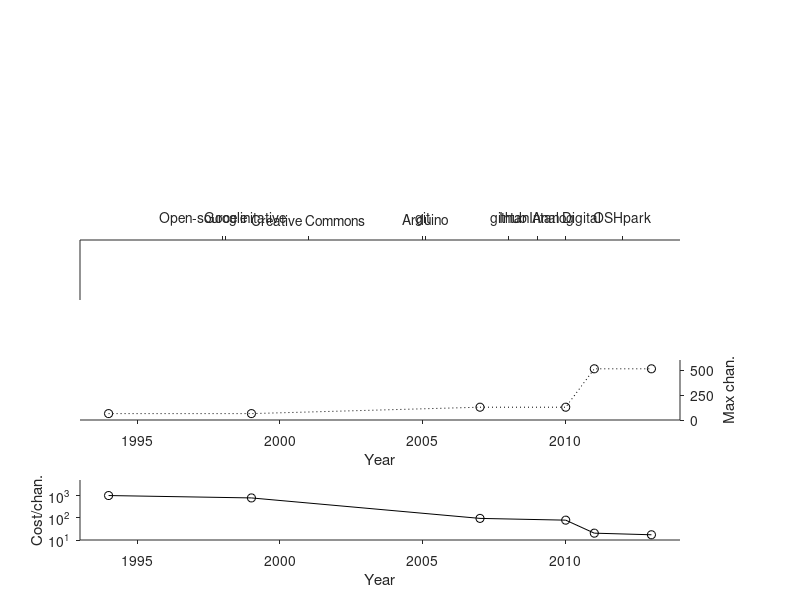

This chart was generated by the following MATLAB code: (Note: this script raises an error after producing the figure.)
% Jon Newman
% A contextual timeline for multichannel open source ephuys projects

% Open source options
sys             = {'AD'         'MB'        'NR'           'AE'        'OE'         'PG'};
time            = [1994         1999        2007           2010        2011         2013];
cost            = [64e3         50e3        9e3            10e3        2600         550 ];  % I'm not sure if these are correct. For instance, AE uses Neuralynx amps right - I would imagine those are not cheap for 128 chans.
chan_atcost     = [64           64          96             128         128          32  ];
max_chan        = [64           64          128            128         512          512 ]; % Technically A/D PG and OE don't have maxs, because they can be daisy-chained. NR is limited by the number of PCI slots available on average PC. Not sure about AE. 

% Other events

% Git introduced, 2005
% Github, 2008
% Intan chips introduced, 2009
% Linux introduced, 1991
% Arduino, 2005
% OSH park accepts outside orders, 2012 (source: @Laen)
% Google opens, 1998
% Creative commons, 2001
% Open source initiative, 1998
% Free software movement started by Richard Stallman, 1983
% Free software foundation formed, 1985

ev      = {'FSF'    'linux'  'Open-source initative' 'Google'       'Creative Commons'      'git'       'Arduino'   'github'    'OSHpark'   'Intan Analog'  'Intan Digital'};
ev_time = [1985     1991     1998                    1998.1            2001                   2005        2005.1        2008        2012        2009        2010];
[ev_time, idx] = sort(ev_time);
ev = ev(idx);


%% Figure
close all
aw = 15;
ah = 2;
tlim = [1993 2014];

% Cost per channel
figure('unit','centimeters','position',[2 2 20 20]);
a1 = axes('unit','centimeters','position',[2 2 aw ah]);
plot(a1, time, cost./chan_atcost,'ko-');
xlabel('Year')
ylabel('Cost/chan.')
set(a1,'tickdir','out','box','off','Ylim',[10 5e3],'Xlim',tlim,'YTick',[10 100 1000 10000],'YScale','log','TickLength',[0.1/aw 1])

% Channel Count
a2 = axes('unit','centimeters','position',[2 2+2+ah aw ah]);
plot(a2, time, max_chan,'ko:');
xlabel('Year')
ylabel('Max chan.')
set(a2,'tickdir','out','box','off','Ylim',[0 600],'Xlim',tlim,'YTick',[0 250 500],'YScale','linear','TickLength',[0.1/aw 1], 'YAxisLocation','right')

% Contextual timeline
a3 = axes('unit','centimeters','position',[2 2+4+2*ah aw ah]);
set(a3,'tickdir','out','box','off','Ylim',[0 600],'Xlim',tlim,'YTick',[],'XTick',ev_time, 'XTickLabel', ev,'TickLength',[0.1/aw 1], 'XAxisLocation','top')

saveas(gcf,'timeline.fig');
export_fig(gcf,'-pdf','-transparent','timeline.pdf')
